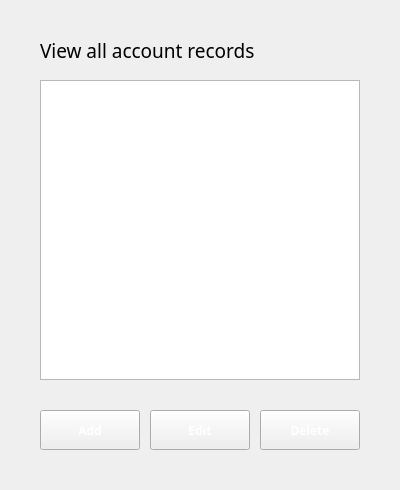
                       <widget class="QWidget" name="page_accounts_viewall">
                        <layout class="QVBoxLayout" name="verticalLayout_13">
                         <property name="spacing">
                          <number>0</number>
                         </property>
                         <property name="leftMargin">
                          <number>0</number>
                         </property>
                         <property name="topMargin">
                          <number>0</number>
                         </property>
                         <property name="rightMargin">
                          <number>0</number>
                         </property>
                         <property name="bottomMargin">
                          <number>0</number>
                         </property>
                         <item alignment="Qt::AlignTop">
                          <widget class="QWidget" name="widget_7" native="true">
                           <layout class="QVBoxLayout" name="verticalLayout_11">
                            <property name="spacing">
                             <number>20</number>
                            </property>
                            <property name="leftMargin">
                             <number>40</number>
                            </property>
                            <property name="topMargin">
                             <number>40</number>
                            </property>
                            <property name="rightMargin">
                             <number>40</number>
                            </property>
                            <property name="bottomMargin">
                             <number>40</number>
                            </property>
                            <item>
                             <widget class="QLabel" name="label_15">
                              <property name="maximumSize">
                               <size>
                                <width>16777215</width>
                                <height>20</height>
                               </size>
                              </property>
                              <property name="font">
                               <font>
                                <family>Hauora ExtraBold</family>
                                <pointsize>14</pointsize>
                               </font>
                              </property>
                              <property name="text">
                               <string>View all account records</string>
                              </property>
                             </widget>
                            </item>
                            <item>
                             <widget class="QTableWidget" name="tableWidget_accounts">
                              <property name="minimumSize">
                               <size>
                                <width>0</width>
                                <height>300</height>
                               </size>
                              </property>
                              <property name="maximumSize">
                               <size>
                                <width>16777215</width>
                                <height>400</height>
                               </size>
                              </property>
                             </widget>
                            </item>
                            <item>
                             <widget class="QWidget" name="widget_accounts_actions" native="true">
                              <property name="minimumSize">
                               <size>
                                <width>320</width>
                                <height>0</height>
                               </size>
                              </property>
                              <property name="maximumSize">
                               <size>
                                <width>320</width>
                                <height>50</height>
                               </size>
                              </property>
                              <layout class="QHBoxLayout" name="horizontalLayout">
                               <property name="spacing">
                                <number>10</number>
                               </property>
                               <property name="leftMargin">
                                <number>0</number>
                               </property>
                               <property name="topMargin">
                                <number>10</number>
                               </property>
                               <property name="rightMargin">
                                <number>0</number>
                               </property>
                               <property name="bottomMargin">
                                <number>0</number>
                               </property>
                               <item>
                                <widget class="QPushButton" name="pushButton_accounts_add">
                                 <property name="minimumSize">
                                  <size>
                                   <width>100</width>
                                   <height>40</height>
                                  </size>
                                 </property>
                                 <property name="maximumSize">
                                  <size>
                                   <width>100</width>
                                   <height>40</height>
                                  </size>
                                 </property>
                                 <property name="font">
                                  <font>
                                   <family>Hauora</family>
                                   <pointsize>9</pointsize>
                                   <bold>true</bold>
                                  </font>
                                 </property>
                                 <property name="cursor">
                                  <cursorShape>ArrowCursor</cursorShape>
                                 </property>
                                 <property name="layoutDirection">
                                  <enum>Qt::LeftToRight</enum>
                                 </property>
                                 <property name="styleSheet">
                                  <string notr="true">color: rgb(255, 255, 255);</string>
                                 </property>
                                 <property name="text">
                                  <string>Add</string>
                                 </property>
                                 <property name="iconSize">
                                  <size>
                                   <width>30</width>
                                   <height>30</height>
                                  </size>
                                 </property>
                                 <property name="checkable">
                                  <bool>true</bool>
                                 </property>
                                 <property name="autoExclusive">
                                  <bool>true</bool>
                                 </property>
                                 <attribute name="buttonGroup">
                                  <string notr="true">buttonGroup_accounts</string>
                                 </attribute>
                                </widget>
                               </item>
                               <item>
                                <widget class="QPushButton" name="pushButton_accounts_edit">
                                 <property name="minimumSize">
                                  <size>
                                   <width>100</width>
                                   <height>40</height>
                                  </size>
                                 </property>
                                 <property name="maximumSize">
                                  <size>
                                   <width>100</width>
                                   <height>40</height>
                                  </size>
                                 </property>
                                 <property name="font">
                                  <font>
                                   <family>Hauora</family>
                                   <pointsize>9</pointsize>
                                   <bold>true</bold>
                                  </font>
                                 </property>
                                 <property name="cursor">
                                  <cursorShape>ArrowCursor</cursorShape>
                                 </property>
                                 <property name="layoutDirection">
                                  <enum>Qt::LeftToRight</enum>
                                 </property>
                                 <property name="styleSheet">
                                  <string notr="true">color: rgb(255, 255, 255);</string>
                                 </property>
                                 <property name="text">
                                  <string>Edit</string>
                                 </property>
                                 <property name="iconSize">
                                  <size>
                                   <width>30</width>
                                   <height>30</height>
                                  </size>
                                 </property>
                                 <property name="checkable">
                                  <bool>true</bool>
                                 </property>
                                 <property name="autoExclusive">
                                  <bool>true</bool>
                                 </property>
                                 <attribute name="buttonGroup">
                                  <string notr="true">buttonGroup_accounts</string>
                                 </attribute>
                                </widget>
                               </item>
                               <item>
                                <widget class="QPushButton" name="pushButton_accounts_delete">
                                 <property name="minimumSize">
                                  <size>
                                   <width>100</width>
                                   <height>40</height>
                                  </size>
                                 </property>
                                 <property name="maximumSize">
                                  <size>
                                   <width>100</width>
                                   <height>40</height>
                                  </size>
                                 </property>
                                 <property name="font">
                                  <font>
                                   <family>Hauora</family>
                                   <pointsize>9</pointsize>
                                   <bold>true</bold>
                                  </font>
                                 </property>
                                 <property name="cursor">
                                  <cursorShape>ArrowCursor</cursorShape>
                                 </property>
                                 <property name="layoutDirection">
                                  <enum>Qt::LeftToRight</enum>
                                 </property>
                                 <property name="styleSheet">
                                  <string notr="true">color: rgb(255, 255, 255);</string>
                                 </property>
                                 <property name="text">
                                  <string>Delete</string>
                                 </property>
                                 <property name="iconSize">
                                  <size>
                                   <width>30</width>
                                   <height>30</height>
                                  </size>
                                 </property>
                                 <property name="checkable">
                                  <bool>true</bool>
                                 </property>
                                 <property name="autoExclusive">
                                  <bool>true</bool>
                                 </property>
                                 <attribute name="buttonGroup">
                                  <string notr="true">buttonGroup_accounts</string>
                                 </attribute>
                                </widget>
                               </item>
                              </layout>
                             </widget>
                            </item>
                           </layout>
                          </widget>
                         </item>
                        </layout>
                       </widget>
